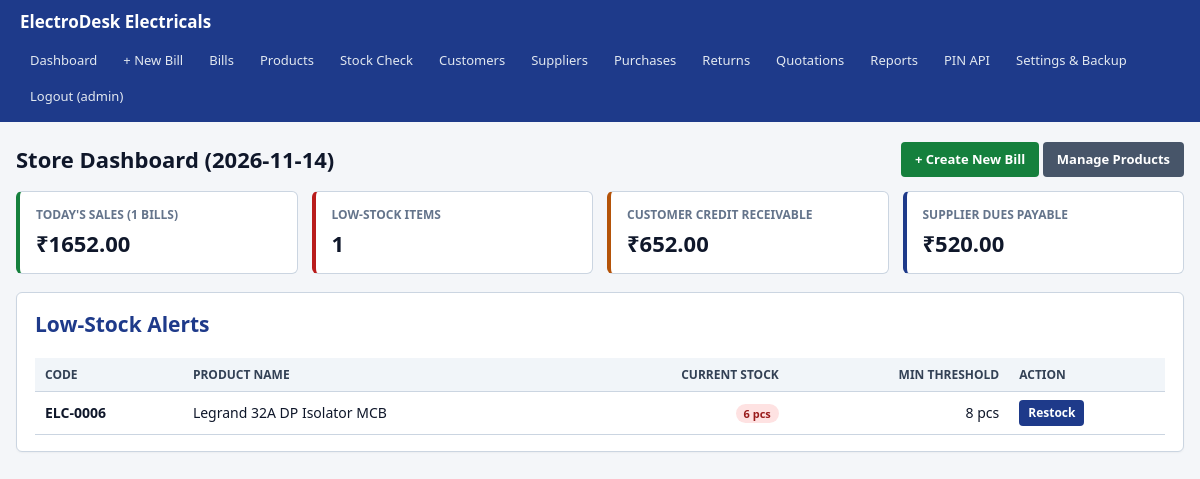
The page / (signed in) on the database its author committed.
### tables this page shows
CREATE TABLE store_settings (
    id INTEGER PRIMARY KEY CHECK (id = 1),
    store_name TEXT NOT NULL DEFAULT 'ElectroDesk Electricals',
    store_address TEXT NOT NULL DEFAULT 'Main Market Road, Goa',
    store_phone TEXT NOT NULL DEFAULT '',
    default_tax_rate NUMERIC NOT NULL DEFAULT 0.00
);

CREATE TABLE products (
    id INTEGER PRIMARY KEY AUTOINCREMENT,
    product_code TEXT NOT NULL UNIQUE,
    name TEXT NOT NULL,
    unit TEXT NOT NULL DEFAULT 'pcs',
    selling_price NUMERIC NOT NULL CHECK (selling_price >= 0),
    purchase_cost NUMERIC NOT NULL DEFAULT 0.00 CHECK (purchase_cost >= 0),
    stock_qty NUMERIC NOT NULL DEFAULT 0.00 CHECK (stock_qty >= 0),
    min_stock_threshold NUMERIC NOT NULL DEFAULT 5.00 CHECK (min_stock_threshold >= 0),
    is_active INTEGER NOT NULL DEFAULT 1 CHECK (is_active IN (0, 1)),
    created_at TEXT NOT NULL DEFAULT (datetime('now', 'localtime'))
);

### routes/main_routes.py (the view)
@main_bp.route("/")
@login_required
def dashboard():
    db_path = current_app.config["DB_PATH"]
    summary = report_service.get_dashboard_summary(db_path=db_path)
    low_stock_items = inventory_service.get_low_stock_products(db_path=db_path)
    return render_template("dashboard.html", summary=summary, low_stock_items=low_stock_items)

### app.py (called while the page is built)
def create_app(test_config: dict | None = None) -> Flask:
    app = Flask(__name__)
    app.config.from_object(Config)
    if test_config:
        app.config.update(test_config)
    init_db(db_path=app.config["DB_PATH"])
    if not app.config.get("TESTING"):
        backup_service.run_daily_auto_backup(
            db_path=app.config["DB_PATH"],
            backup_dir=app.config["BACKUP_DIR"],
        )
    @app.context_processor
    def inject_store_settings():
        return {"store": auth_service.get_store_settings(db_path=app.config["DB_PATH"])}
    app.register_blueprint(main_bp)
    app.register_blueprint(product_bp)
    app.register_blueprint(sales_bp)
    app.register_blueprint(purchase_bp)
    app.register_blueprint(ops_bp)
    app.register_blueprint(api_bp)
    return app

### database/db.py (called while the page is built)
def to_decimal(value) -> Decimal:
    if value is None or value == "":
        return Decimal("0.00")
    return Decimal(str(value)).quantize(Decimal("0.01"), rounding=ROUND_HALF_UP)

def get_connection(db_path: str | None = None) -> sqlite3.Connection:
    target_path = db_path or Config.DB_PATH
    conn = sqlite3.connect(target_path, timeout=10.0)
    conn.row_factory = sqlite3.Row
    conn.execute("PRAGMA foreign_keys = ON;")
    conn.execute("PRAGMA journal_mode = WAL;")
    conn.execute("PRAGMA busy_timeout = 5000;")
    return conn

### routes/__init__.py (called while the page is built)
def login_required(view_func):
    @wraps(view_func)
    def wrapped_view(*args, **kwargs):
        if "user_id" not in session:
            flash("Please log in to access ElectroDesk.", "warning")
            return redirect(url_for("main.login"))
        return view_func(*args, **kwargs)
    return wrapped_view

### services/auth_service.py (called while the page is built)
def get_store_settings(db_path: str | None = None) -> dict:
    conn = get_connection(db_path)
    try:
        row = conn.execute("SELECT * FROM store_settings WHERE id = 1").fetchone()
        return dict(row) if row else {
            "store_name": "ElectroDesk Electricals",
            "store_address": "Main Market Road, Goa",
            "store_phone": "",
            "default_tax_rate": "0.00",
        }
    finally:
        conn.close()

### templates/dashboard.html (shortened to what this page needs)
{% extends "base.html" %}
{% block content %}
<div class="page-header">
  <h1>Store Dashboard ({{ summary.today }})</h1>
  <div>
    <a href="{{ url_for('sales.new_bill') }}" class="btn btn-success">+ Create New Bill</a>
    <a href="{{ url_for('products.index') }}" class="btn btn-secondary">Manage Products</a>
  </div>
</div>
<div class="grid-4">
  <div class="stat-card good">
    <div class="stat-label">Today's Sales ({{ summary.today_bills_count }} bills)</div>
    <div class="stat-value">₹{{ summary.today_sales_total }}</div>
  </div>
  <div class="stat-card {% if summary.low_stock_count > 0 %}bad{% else %}good{% endif %}">
    <div class="stat-label">Low-Stock Items</div>
    <div class="stat-value">{{ summary.low_stock_count }}</div>
  </div>
  <div class="stat-card warn">
    <div class="stat-label">Customer Credit Receivable</div>
    <div class="stat-value">₹{{ summary.customer_receivable }}</div>
  </div>
  <div class="stat-card">
    <div class="stat-label">Supplier Dues Payable</div>
    <div class="stat-value">₹{{ summary.supplier_payable }}</div>
  </div>
</div>
<div class="card">
  <h2>Low-Stock Alerts</h2>
  {% if low_stock_items %}
  <div class="table-wrap">
    <table>
      <thead>
        <tr>
          <th>Code</th>
          <th>Product Name</th>
          <th class="num">Current Stock</th>
          <th class="num">Min Threshold</th>
          <th>Action</th>
        </tr>
      </thead>
      <tbody>
        {% for item in low_stock_items %}
        <tr>
          <td><strong>{{ item.product_code }}</strong></td>
          <td>{{ item.name }}</td>
          <td class="num"><span class="badge badge-danger">{{ item.stock_qty }} {{ item.unit }}</span></td>
          <td class="num">{{ item.min_stock_threshold }} {{ item.unit }}</td>
          <td><a href="{{ url_for('purchases.purchases') }}" class="btn btn-sm">Restock</a></td>
        </tr>
        {% endfor %}
      </tbody>
    </table>
  </div>
  {% else %}
  <p style="color: var(--success); margin: 0;">All active products are above their minimum stock thresholds.</p>
  {% endif %}
</div>
{% endblock %}

### templates/base.html (shortened to what this page needs)
<!DOCTYPE html>
<html lang="en">
<head>
  <link rel="stylesheet" href="{{ url_for('static', filename='style.css') }}">
</head>
<body>
  {% if session.get('user_id') %}
  <nav class="navbar no-print">
    <a class="brand" href="{{ url_for('main.dashboard') }}">{{ store.store_name }}</a>
    <div class="nav-links">
      <a href="{{ url_for('main.dashboard') }}">Dashboard</a>
      <a href="{{ url_for('sales.new_bill') }}">+ New Bill</a>
      <a href="{{ url_for('sales.billing_list') }}">Bills</a>
      <a href="{{ url_for('products.index') }}">Products</a>
      <a href="{{ url_for('products.reconcile') }}">Stock Check</a>
      <a href="{{ url_for('sales.customers') }}">Customers</a>
      <a href="{{ url_for('purchases.suppliers') }}">Suppliers</a>
      <a href="{{ url_for('purchases.purchases') }}">Purchases</a>
      <a href="{{ url_for('ops.returns') }}">Returns</a>
      <a href="{{ url_for('ops.quotations') }}">Quotations</a>
      <a href="{{ url_for('ops.reports') }}">Reports</a>
      <a href="{{ url_for('main.pin_lookup') }}">PIN API</a>
      <a href="{{ url_for('main.settings') }}">Settings &amp; Backup</a>
      <a href="{{ url_for('main.logout') }}">Logout ({{ session.get('username') }})</a>
    </div>
  </nav>
  {% endif %}
  <div class="container">
    {% block content %}{% endblock %}
  </div>
</body>
</html>

### static/style.css (style rules this page uses)
:root { --bg: #f4f6f9; --surface: #ffffff; --primary: #1e3a8a; --primary-hover: #1d4ed8; --secondary: #475569; --success: #15803d; --danger: #b91c1c; --warning: #b45309; --border: #cbd5e1; --text: #0f172a; --muted: #64748b; }
* { box-sizing: border-box; }
body { margin: 0; font-family: "Segoe UI", Tahoma, Geneva, Verdana, sans-serif; background: var(--bg); color: var(--text); font-size: 14px; line-height: 1.45; }
.navbar { background: var(--primary); color: #fff; padding: 10px 20px; display: flex; flex-wrap: wrap; align-items: center; justify-content: space-between; gap: 10px; }
.brand { font-weight: 700; font-size: 17px; color: #fff; text-decoration: none; }
.nav-links { display: flex; flex-wrap: wrap; gap: 6px; }
.nav-links a { color: #e2e8f0; text-decoration: none; padding: 6px 10px; border-radius: 4px; font-size: 13px; }
.container { max-width: 1220px; margin: 20px auto; padding: 0 16px; }
.card { background: var(--surface); border: 1px solid var(--border); border-radius: 6px; padding: 16px 18px; margin-bottom: 18px; box-shadow: 0 1px 2px rgba(0, 0, 0, 0.04); }
.card h2, .card h3 { margin-top: 0; margin-bottom: 12px; color: var(--primary); }
.grid-4 { display: grid; grid-template-columns: repeat(auto-fit, minmax(220px, 1fr)); gap: 14px; margin-bottom: 18px; }
.stat-card { background: var(--surface); border: 1px solid var(--border); border-left: 4px solid var(--primary); border-radius: 6px; padding: 14px 16px; }
.stat-card.warn { border-left-color: var(--warning); }
.stat-card.good { border-left-color: var(--success); }
.stat-card.bad { border-left-color: var(--danger); }
.stat-label { font-size: 12px; text-transform: uppercase; color: var(--muted); font-weight: 600; }
.stat-value { font-size: 22px; font-weight: 700; margin-top: 4px; }
.btn { display: inline-block; padding: 8px 14px; border: none; border-radius: 4px; background: var(--primary); color: #fff; font-weight: 600; font-size: 13px; cursor: pointer; text-decoration: none; text-align: center; }
.btn-secondary { background: var(--secondary); }
.btn-success { background: var(--success); }
.btn-sm { padding: 4px 9px; font-size: 12px; }
.table-wrap { overflow-x: auto; }
table { width: 100%; border-collapse: collapse; margin-top: 6px; }
th, td { padding: 8px 10px; border-bottom: 1px solid var(--border); text-align: left; }
th { background: #f1f5f9; font-weight: 700; font-size: 12px; text-transform: uppercase; color: #334155; }
.num { text-align: right; font-variant-numeric: tabular-nums; }
.badge { display: inline-block; padding: 2px 8px; border-radius: 12px; font-size: 11px; font-weight: 700; }
.badge-danger { background: #fee2e2; color: #991b1b; }
.page-header { display: flex; justify-content: space-between; align-items: center; flex-wrap: wrap; gap: 10px; margin-bottom: 14px; }
.page-header h1 { margin: 0; font-size: 22px; }

### rows shown on the page
store_settings: store_name "ElectroDesk Electricals"
products: product_code "ELC-0006", name "Legrand 32A DP Isolator MCB", stock_qty "6", unit "pcs", min_stock_threshold "8"

### other values the page prints
{{ session.get('username') }} "admin"
{{ summary.today }} "2026-11-14"
{{ summary.today_bills_count }} "1"
{{ summary.today_sales_total }} "1652.00"
{{ summary.low_stock_count }} "1"
{{ summary.customer_receivable }} "652.00"
{{ summary.supplier_payable }} "520.00"
